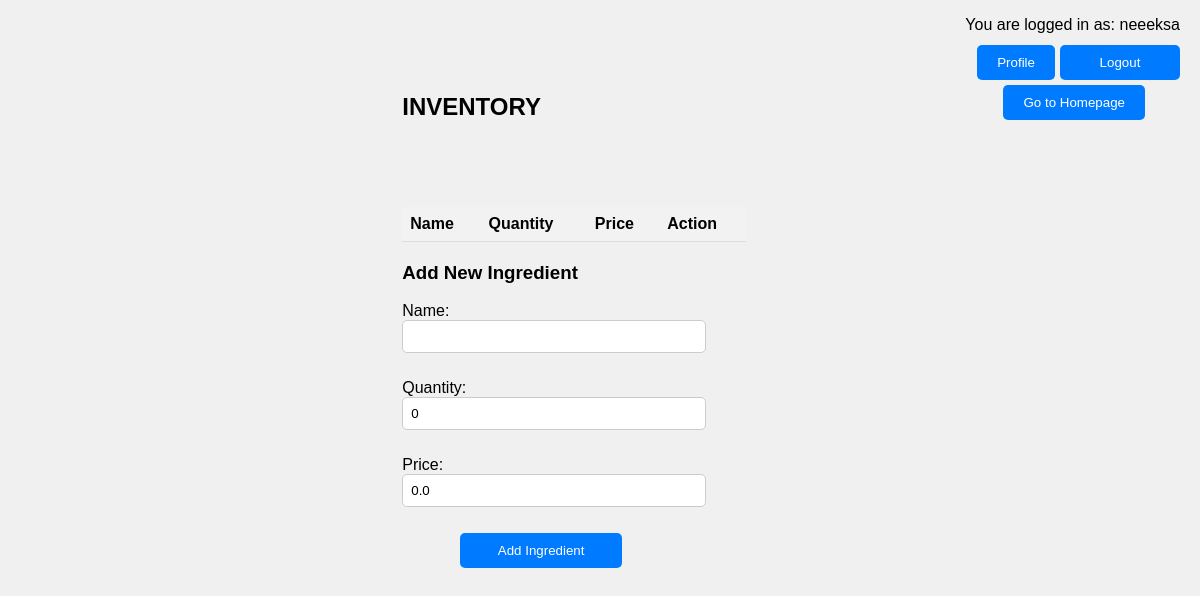
Page /inventory/ (signed in) on the earlier database version.
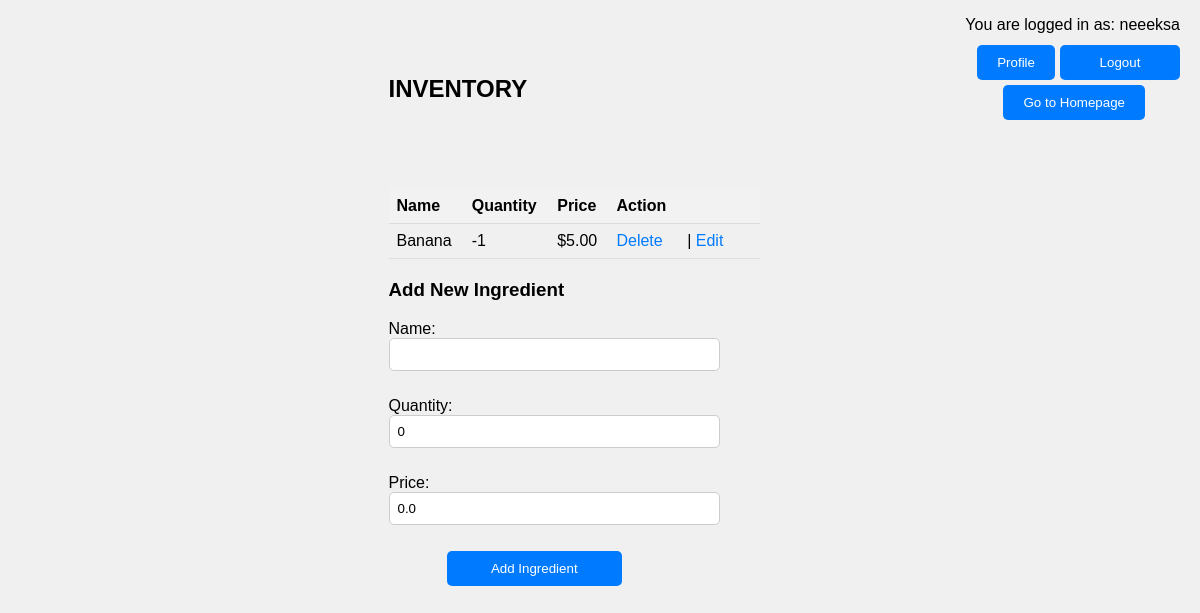
Same page on the later database version.
### main/models.py (models this page shows, shortened)
class Ingredient(models.Model):
    name = models.CharField(max_length=100)
    price = models.DecimalField(max_digits=10, decimal_places=2, default=0.00)  # Добавляем поле price
    available_quantity = models.IntegerField(default=0)
    quantity = models.IntegerField(default=0)
    unit_price = models.DecimalField(max_digits=10, decimal_places=2, default=0.00)

### main/views.py (the view)
# urls.py: path('inventory/', views.inventory, name='inventory'),
def inventory(request):
    if request.method == 'POST':
        form = IngredientForm(request.POST)
        if form.is_valid():
            name = form.cleaned_data['name']
            quantity = form.cleaned_data['quantity']
            price = form.cleaned_data['unit_price']
            ingredient, created = Ingredient.objects.get_or_create(name=name, defaults={'quantity': quantity, 'price': price})
            if not created:
                ingredient.quantity += quantity
                ingredient.price = price
                ingredient.save()
            return redirect('inventory')
    else:
        form = IngredientForm()
    ingredients = Ingredient.objects.all()
    context = {
        'ingredients': ingredients,
        'form': form,
    }
    return render(request, 'main/inventory.html', context)

### main/forms.py
class IngredientForm(forms.ModelForm):
    class Meta:
        model = Ingredient
        fields = ['name', 'quantity', 'price']

### main/templates/main/inventory.html (shortened to what this page needs)
{% extends 'main/base.html' %}
{% block content %}
{% if request.user.is_authenticated %}
    <p class="logged-in-user">You are logged in as: {{ request.user.username }}</p>
    <h2>INVENTORY</h2>
    <button class="go_to_homepage" onclick="location.href='{% url 'index' %}'">Go to Homepage</button>
    <button class="profile_button" onclick="location.href='{% url 'profile' %}'">Profile</button><br>
    <form action="{% url 'logout' %}" method="post">
        <button type="submit" class="logout-button">Logout</button>
    </form><br>
    <table>
        <thead>
            <tr>
                <th>Name</th>
                <th>Quantity</th>
                <th>Price</th>
                <th>Action</th>
            </tr>
        </thead>
        <tbody>
            {% for ingredient in ingredients %}
                <tr>
                    <td>{{ ingredient.name }}</td>
                    <td>{{ ingredient.quantity }}</td>
                    <td>${{ ingredient.price }}</td>
                    <td>
                        <a href="{% url 'confirm_delete_ingredient_item' ingredient.id %}">Delete</a> |
                        <a href="{% url 'edit_ingredient' ingredient.id %}">Edit</a>
                    </td>
                </tr>
            {% endfor %}
        </tbody>
    </table>
    <h3>Add New Ingredient</h3>
    <form method="post">
        {{ form.as_p }}
        <button type="submit">Add Ingredient</button>
    </form>
{% else %}
    <p>You are not logged in.</p>
    <a href="{% url 'login' %}">Login</a> | <a href="{% url 'signup' %}">Sign Up</a>
{% endif %}
{% endblock %}

Differences in the rows shown:
added Ingredient: name "Banana", quantity "-1", price "5.00"
